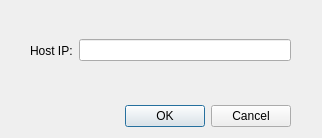
<?xml version="1.0" encoding="UTF-8"?>
<ui version="4.0">
 <class>Dialog</class>
 <widget class="QDialog" name="Dialog">
  <property name="geometry">
   <rect>
    <x>0</x>
    <y>0</y>
    <width>322</width>
    <height>138</height>
   </rect>
  </property>
  <property name="windowTitle">
   <string>Creating the connections!</string>
  </property>
  <widget class="QDialogButtonBox" name="buttonBox">
   <property name="geometry">
    <rect>
     <x>30</x>
     <y>100</y>
     <width>261</width>
     <height>32</height>
    </rect>
   </property>
   <property name="orientation">
    <enum>Qt::Horizontal</enum>
   </property>
   <property name="standardButtons">
    <set>QDialogButtonBox::Cancel|QDialogButtonBox::Ok</set>
   </property>
  </widget>
  <widget class="QWidget" name="">
   <property name="geometry">
    <rect>
     <x>30</x>
     <y>20</y>
     <width>261</width>
     <height>61</height>
    </rect>
   </property>
   <layout class="QHBoxLayout" name="horizontalLayout">
    <item>
     <widget class="QLabel" name="label">
      <property name="text">
       <string>Host IP:</string>
      </property>
     </widget>
    </item>
    <item>
     <widget class="QLineEdit" name="lineEdit"/>
    </item>
   </layout>
  </widget>
 </widget>
 <resources/>
 <connections>
  <connection>
   <sender>buttonBox</sender>
   <signal>accepted()</signal>
   <receiver>Dialog</receiver>
   <slot>accept()</slot>
   <hints>
    <hint type="sourcelabel">
     <x>248</x>
     <y>254</y>
    </hint>
    <hint type="destinationlabel">
     <x>157</x>
     <y>274</y>
    </hint>
   </hints>
  </connection>
  <connection>
   <sender>buttonBox</sender>
   <signal>rejected()</signal>
   <receiver>Dialog</receiver>
   <slot>reject()</slot>
   <hints>
    <hint type="sourcelabel">
     <x>316</x>
     <y>260</y>
    </hint>
    <hint type="destinationlabel">
     <x>286</x>
     <y>274</y>
    </hint>
   </hints>
  </connection>
 </connections>
</ui>
